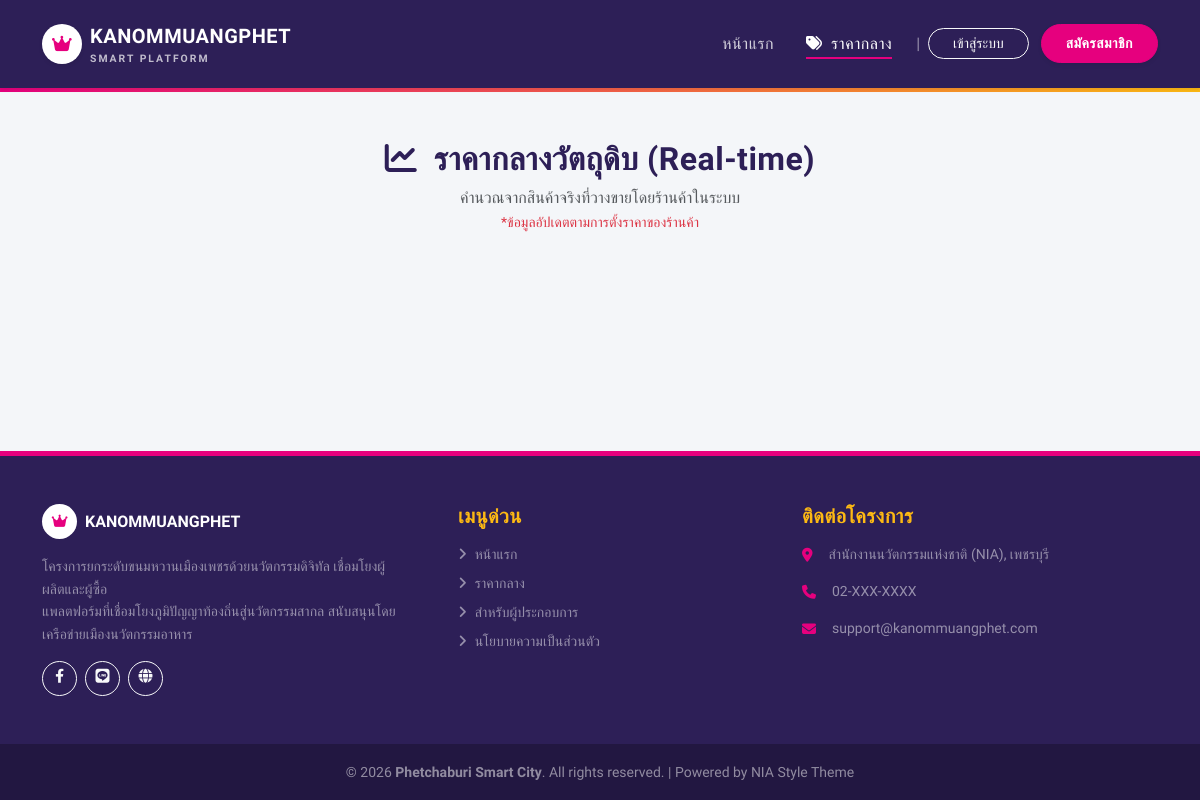
/market_price.php, run on an earlier commit of the app's database.
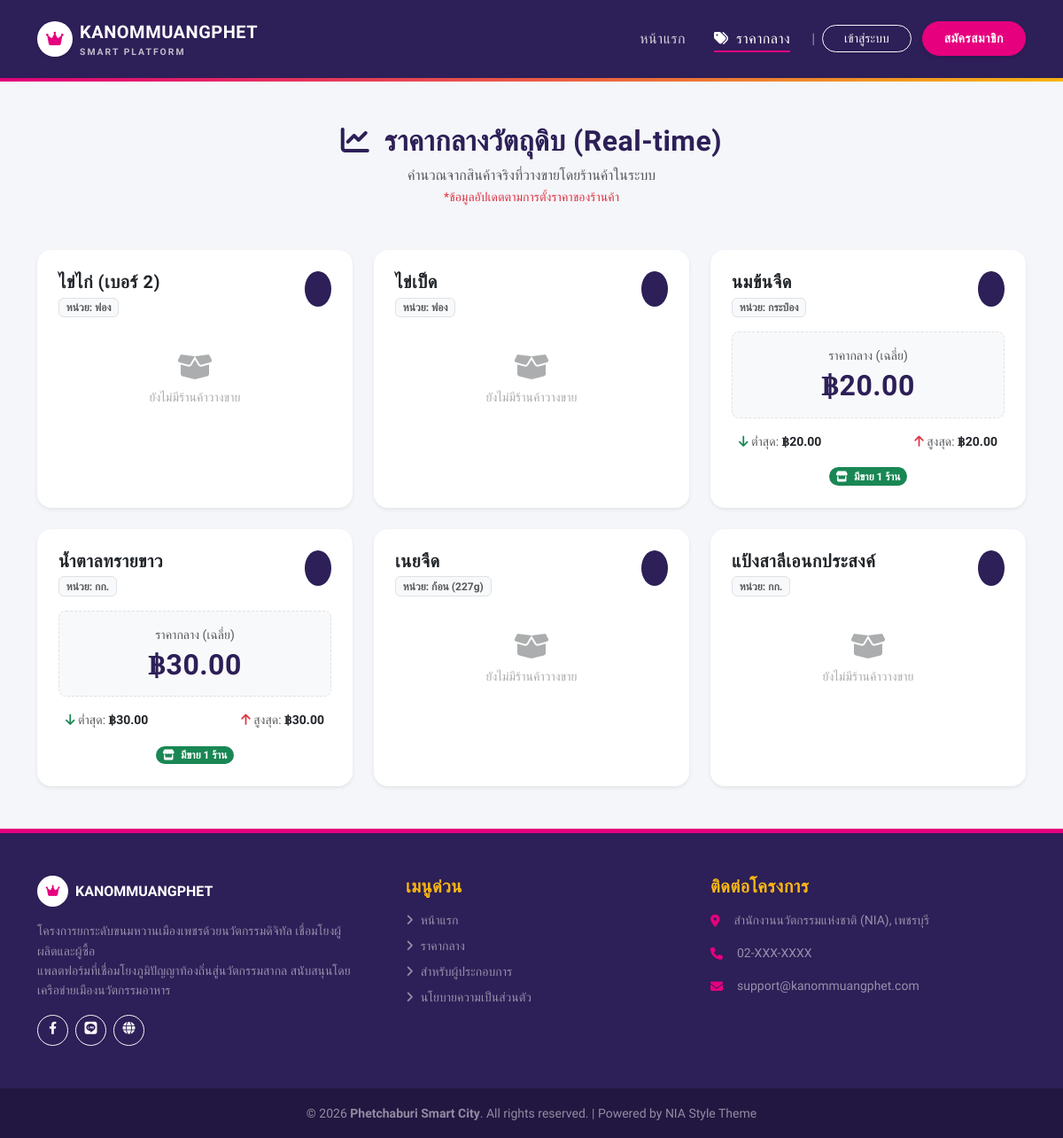
And on a later commit of the database.
### tables this page shows
CREATE TABLE `central_ingredients` (
  `id` int(11) NOT NULL,
  `name` varchar(255) NOT NULL COMMENT 'ชื่อมาตรฐาน เช่น ไข่ไก่, น้ำตาลทราย',
  `unit` varchar(50) NOT NULL COMMENT 'หน่วยมาตรฐาน เช่น ฟอง, กก.',
  `created_at` timestamp NOT NULL DEFAULT CURRENT_TIMESTAMP
);

### function.php (called while the page is built, shortened)
<?php
function condb()
{
    global $config;
    $db_host = $config['database']['host'];
    $db_name = $config['database']['dbname'];
    $db_user = $config['database']['username'];
    $db_pass = $config['database']['password'];
    $charset = $config['database']['charset'];
    try {
        $dsn = "mysql:host=$db_host;dbname=$db_name;charset=$charset";
        $options = $config['database']['options'];
        $pdo = new PDO($dsn, $db_user, $db_pass, $options);
        return $pdo;
    } catch (PDOException $e) {
        die("Connection failed: " . $e->getMessage());
    }
}
function select($sql, $params = [])
{
    $pdo = condb();
    try {
        $stmt = $pdo->prepare($sql);
        $stmt->execute($params);
        return $stmt->fetchAll();
    } catch (PDOException $e) {
        return [];
    }
}

### market_price.php (the view, shortened to what this page needs)
<?php
require_once 'config.php';
require_once 'function.php';
$sql = "SELECT
            c.id,
            c.name,
            c.unit,
            COUNT(p.id) as shop_count,       /* มีกี่ร้านที่ขายสิ่งนี้ */
            MIN(p.price) as min_price,       /* ราคาต่ำสุดที่เจอ */
            MAX(p.price) as max_price,       /* ราคาสูงสุดที่เจอ */
            AVG(p.price) as avg_price        /* ราคากลาง (เฉลี่ย) */
        FROM central_ingredients c
        LEFT JOIN products p ON c.id = p.central_id AND p.status = 'active'
        GROUP BY c.id
        ORDER BY c.name ASC";
$market_data = select($sql);
include 'includes/header.php';
include 'includes/navbar.php';
?>
<div class="container py-5">
    <div class="text-center mb-5">
        <h2 class="fw-bold text-purple mb-2">
            <i class="fas fa-chart-line me-2"></i> ราคากลางวัตถุดิบ (Real-time)
        </h2>
        <p class="text-muted">
            คำนวณจากสินค้าจริงที่วางขายโดยร้านค้าในระบบ <br>
            <small class="text-danger">*ข้อมูลอัปเดตตามการตั้งราคาของร้านค้า</small>
        </p>
    </div>
    <div class="row g-4">
        <?php foreach ($market_data as $item): ?>
            <div class="col-md-6 col-lg-4">
                <div class="card border-0 shadow-sm h-100 rounded-4 hover-up">
                    <div class="card-body p-4">
                        <div class="d-flex justify-content-between align-items-start mb-3">
                            <div>
                                <h5 class="fw-bold text-dark mb-1"><?= htmlspecialchars($item['name']) ?></h5>
                                <span class="badge bg-light text-muted border">
                                    หน่วย: <?= htmlspecialchars($item['unit']) ?>
                                </span>
                            </div>
                            <div class="bg-purple bg-opacity-10 rounded-circle p-2 text-purple">
                                <i class="fas fa-tag"></i>
                            </div>
                        </div>
                        <?php if ($item['shop_count'] > 0): ?>
                            <div class="text-center py-3 bg-light rounded-3 mb-3 border border-dashed">
                                <small class="text-muted d-block mb-1">ราคากลาง (เฉลี่ย)</small>
                                <h2 class="fw-bold text-purple mb-0">
                                    ฿<?= number_format($item['avg_price'], 2) ?>
                                </h2>
                            </div>
                            <div class="d-flex justify-content-between text-muted small px-2">
                                <div>
                                    <i class="fas fa-arrow-down text-success"></i> ต่ำสุด:
                                    <span class="fw-bold text-dark">฿<?= number_format($item['min_price'], 2) ?></span>
                                </div>
                                <div>
                                    <i class="fas fa-arrow-up text-danger"></i> สูงสุด:
                                    <span class="fw-bold text-dark">฿<?= number_format($item['max_price'], 2) ?></span>
                                </div>
                            </div>
                            <div class="mt-3 text-center">
                                <span class="badge bg-success rounded-pill">
                                    <i class="fas fa-store me-1"></i> มีขาย <?= $item['shop_count'] ?> ร้าน
                                </span>
                            </div>
                        <?php else: ?>
                            <div class="text-center py-4 text-muted opacity-50">
                                <i class="fas fa-box-open fa-2x mb-2"></i>
                                <p class="mb-0 small">ยังไม่มีร้านค้าวางขาย</p>
                            </div>
                        <?php endif; ?>
                    </div>
                </div>
            </div>
        <?php endforeach; ?>
    </div>
</div>
<?php include 'includes/footer.php'; ?>

What changed in the data, as far as the page shows it:
added central_ingredients: name "ไข่ไก่ (เบอร์ 2)", unit "ฟอง", shows "ยังไม่มีร้านค้าวางขาย"
added central_ingredients: name "ไข่เป็ด", unit "ฟอง", shows "ยังไม่มีร้านค้าวางขาย"
added central_ingredients: name "นมข้นจืด", unit "กระป๋อง", avg_price "20.00", min_price "20.00", max_price "20.00", shop_count "1"
added central_ingredients: name "น้ำตาลทรายขาว", unit "กก.", avg_price "30.00", min_price "30.00", max_price "30.00", shop_count "1"
added central_ingredients: name "เนยจืด", unit "ก้อน (227g)", shows "ยังไม่มีร้านค้าวางขาย"
added central_ingredients: name "แป้งสาลีเอนกประสงค์", unit "กก.", shows "ยังไม่มีร้านค้าวางขาย"
